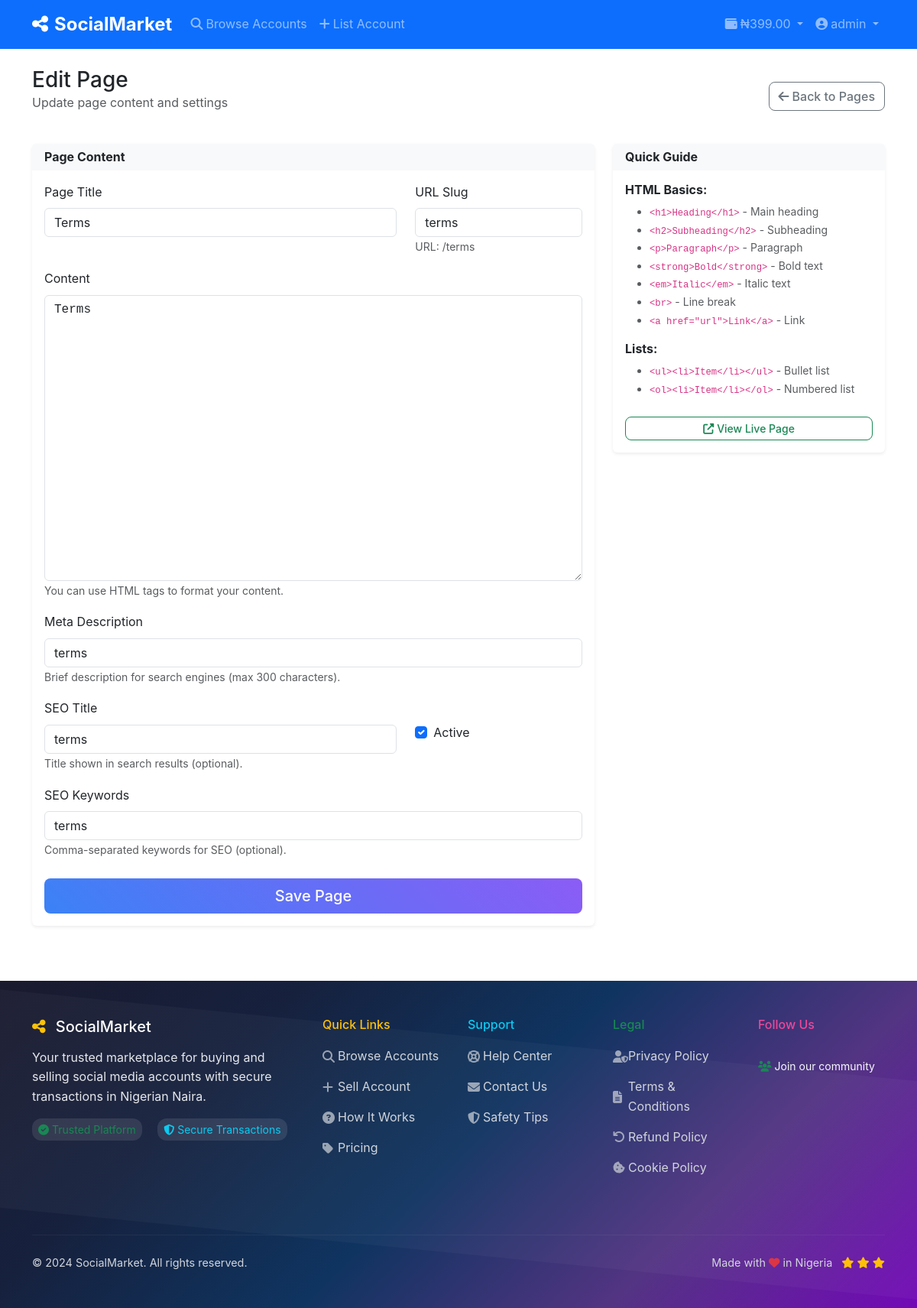
Before: /admin/page/1/edit (signed in) with the older database file.
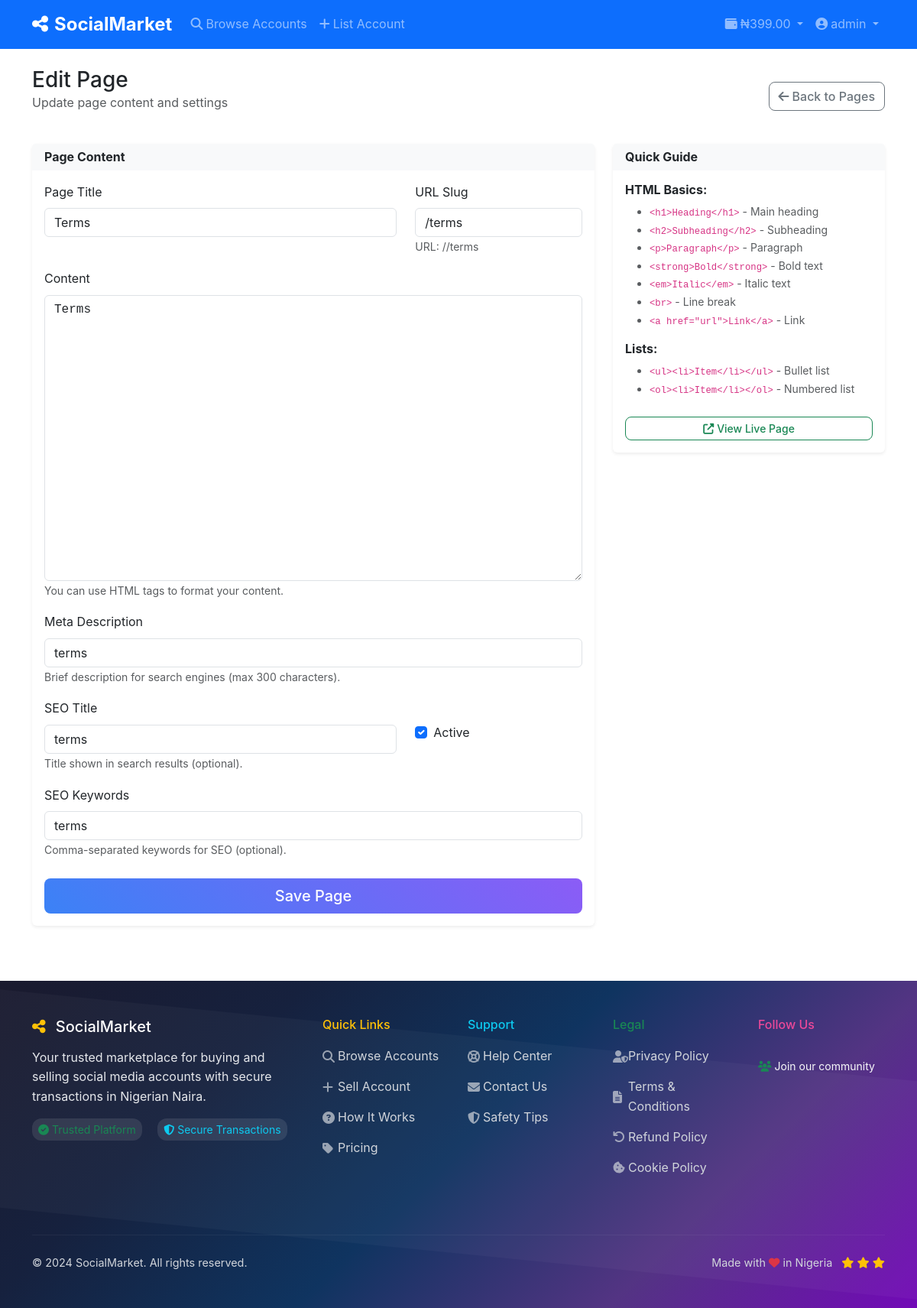
After: the same page with the newer database file.
### models.py (models this page shows)
class Page(db.Model):
    __tablename__ = 'page'
    id = db.Column(db.Integer, primary_key=True)
    title = db.Column(db.String(200), nullable=False)
    slug = db.Column(db.String(100), unique=True, nullable=False)
    content = db.Column(db.Text, nullable=False)
    meta_description = db.Column(db.String(160))
    seo_title = db.Column(db.String(200))
    seo_keywords = db.Column(db.String(500))
    is_active = db.Column(db.Boolean, default=True)
    created_at = db.Column(db.DateTime, default=datetime.utcnow)
    updated_at = db.Column(db.DateTime, default=datetime.utcnow)
    updated_by = db.Column(db.Integer, db.ForeignKey('user.id'))
    updater = db.relationship('User', backref='updated_pages')

### app.py (the view, shortened to what this page needs)
@app.route('/admin/page/<int:id>/edit', methods=['GET', 'POST'])
@login_required
@admin_required
def admin_edit_page(id):
    from forms import PageForm
    page = Page.query.get_or_404(id)
    form = PageForm(obj=page)
    return render_template('admin/edit_page.html', form=form, page=page)

### forms.py
class PageForm(FlaskForm):
    title = StringField('Page Title', validators=[DataRequired(), Length(max=200)])
    slug = StringField('URL Slug', validators=[DataRequired(), Length(max=100)])
    content = TextAreaField('Content', validators=[DataRequired()])
    meta_description = StringField('Meta Description', validators=[Optional(), Length(max=160)])
    seo_title = StringField('SEO Title', validators=[Optional(), Length(max=200)])
    seo_keywords = StringField('SEO Keywords', validators=[Optional(), Length(max=500)])
    is_active = BooleanField('Active')
    submit = SubmitField('Save Page')

### app.py (called while the page is built)
def admin_required(f):
    @wraps(f)
    def decorated_function(*args, **kwargs):
        if not current_user.is_authenticated or current_user.role != 'admin':
            flash('Access denied. Admin privileges required.', 'error')
            return redirect(url_for('index'))
        return f(*args, **kwargs)
    return decorated_function

@login_manager.user_loader
def load_user(user_id):
    return User.query.get(int(user_id))

@app.context_processor
def inject_settings():
    settings = Settings.query.first()
    return dict(settings=settings)

### templates/admin/edit_page.html (shortened to what the changed rows need)
{% extends "base.html" %}
{% block content %}
<div class="container py-4">
    <div class="row mb-4">
        <div class="col-12">
            <div class="d-flex justify-content-between align-items-center">
                <div>
                    <h1 class="h3 mb-0">{{ 'Edit Page' if page else 'Create New Page' }}</h1>
                </div>
            </div>
        </div>
    </div>
    <div class="row">
        <div class="col-lg-8">
            <div class="card border-0 shadow-sm">
                <div class="card-body">
                    <form method="POST">
                        <div class="row mb-3">
                            <div class="col-md-8">
                                {{ form.title.label(class="form-label") }}
                                {{ form.title(class="form-control") }}
                            </div>
                            <div class="col-md-4">
                                {{ form.slug.label(class="form-label") }}
                                {{ form.slug(class="form-control") }}
                                <small class="text-muted">URL: /{{ form.slug.data or 'your-slug' }}</small>
                            </div>
                        </div>
                        <div class="mb-3">
                            {{ form.content.label(class="form-label") }}
                            {{ form.content(class="form-control", rows="15", style="font-family: 'Courier New', monospace;") }}
                            <small class="text-muted">You can use HTML tags to format your content.</small>
                        </div>
                        <div class="mb-3">
                            {{ form.meta_description.label(class="form-label") }}
                            {{ form.meta_description(class="form-control", rows="3") }}
                            <small class="text-muted">Brief description for search engines (max 300 characters).</small>
                        </div>
                        <div class="row mb-3">
                            <div class="col-md-8">
                                {{ form.seo_title.label(class="form-label") }}
                                {{ form.seo_title(class="form-control") }}
                                <small class="text-muted">Title shown in search results (optional).</small>
                            </div>
                            <div class="col-md-4">
                                <div class="form-check mt-4 pt-2">
                                    {{ form.is_active(class="form-check-input") }}
                                    {{ form.is_active.label(class="form-check-label") }}
                                </div>
                            </div>
                        </div>
                        <div class="mb-4">
                            {{ form.seo_keywords.label(class="form-label") }}
                            {{ form.seo_keywords(class="form-control", rows="2") }}
                            <small class="text-muted">Comma-separated keywords for SEO (optional).</small>
                        </div>
                    </form>
                </div>
            </div>
        </div>
    </div>
</div>
{% endblock %}

Changed rows visible on the page:
changed Page "Terms": slug "terms" → "/terms"
